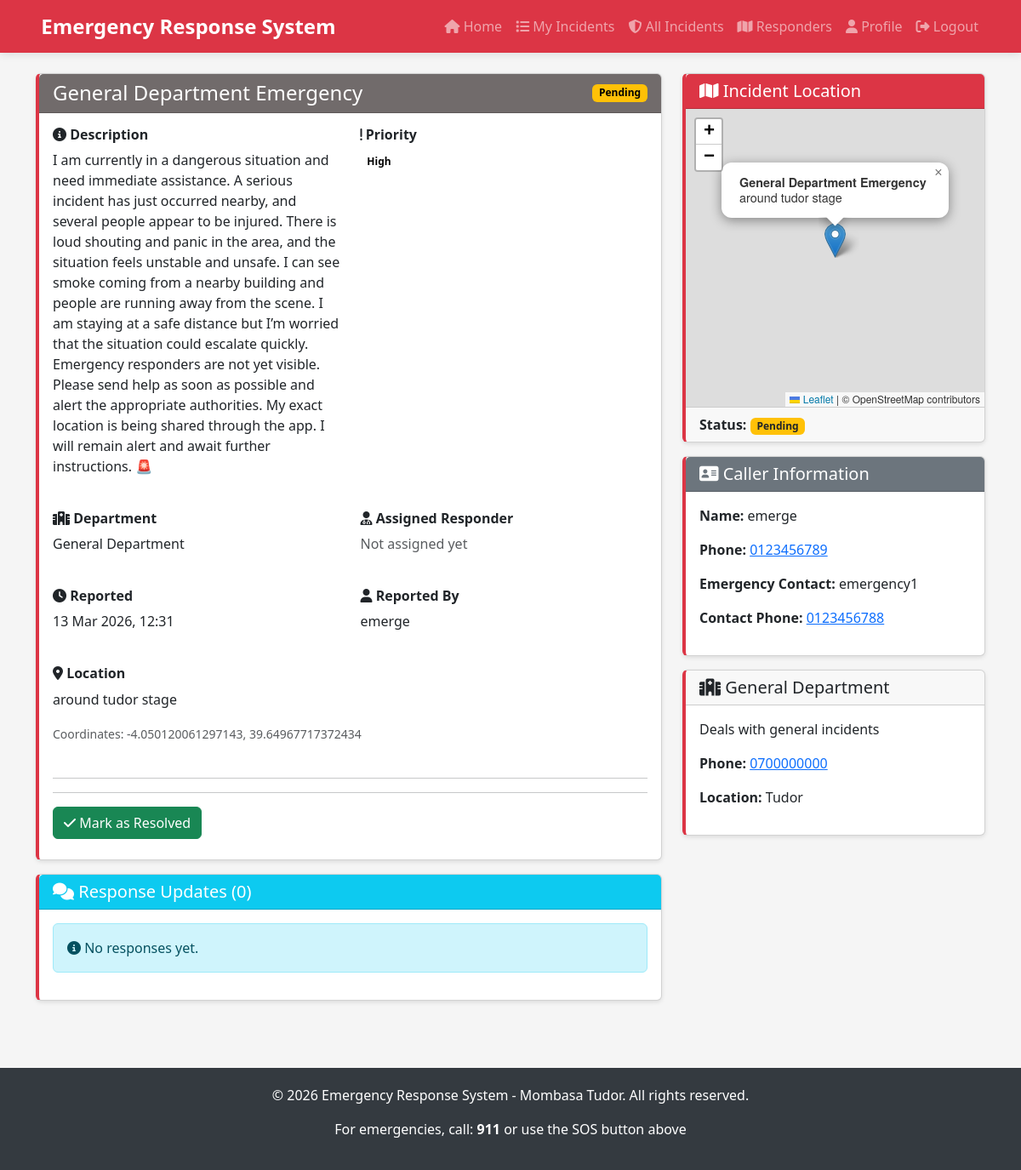
/incident/37/ (signed in), run on the app's committed database.
### emergencyresponse_app/models.py (models this page shows, shortened)
class Incident(models.Model):
    user = models.ForeignKey(Profile, on_delete=models.CASCADE)  # ← use Profile
    department = models.ForeignKey(Department, on_delete=models.SET_NULL, null=True)
    title = models.CharField(max_length=255)
    description = models.TextField(max_length=2000)
    priority = models.CharField(max_length=20, choices=PRIORITY_CHOICES, default='high')
    status = models.CharField(max_length=20, choices=INCIDENT_STATUS_CHOICES, default='pending')
    latitude = models.FloatField(null=True, blank=True)
    longitude = models.FloatField(null=True, blank=True)
    location_name = models.CharField(max_length=255, blank=True, choices=CHUDA_AREA_CHOICES)
    location_description = models.CharField(max_length=255, blank=True)
    assigned_responder = models.ForeignKey(Responder, on_delete=models.SET_NULL, null=True, blank=True)
    created_at = models.DateTimeField(auto_now_add=True)
    updated_at = models.DateTimeField(auto_now=True)
    resolved_at = models.DateTimeField(null=True, blank=True)
    reported_by = models.ForeignKey(User,on_delete=models.SET_NULL,null=True,blank=True)
    class Meta:
        ordering = ['-created_at']

class Department(models.Model):
    name = models.CharField(max_length=100, choices=DEPARTMENT_CHOICES)
    description = models.TextField(blank=True)
    phone_number = models.CharField(max_length=20)
    latitude = models.FloatField(default=-4.0435, null=True, blank=True)  # Mombasa Chuda area
    longitude = models.FloatField(default=39.6682, null=True, blank=True)  # Mombasa Chuda area
    location_name = models.CharField(max_length=255, choices=CHUDA_AREA_CHOICES)
    created_at = models.DateTimeField(auto_now_add=True)
    class Meta:
        verbose_name_plural = 'Departments'

class Profile(models.Model):
    user = models.OneToOneField(User, on_delete=models.CASCADE)
    full_name = models.CharField(max_length=255)
    phone_number = models.CharField(max_length=20)
    location = models.CharField(max_length=100, choices=CHUDA_AREA_CHOICES, default=CHUDA_AREA_CHOICES[0][0])
    emergency_contact_name = models.CharField(max_length=255)
    emergency_contact_phone = models.CharField(max_length=20)

### emergencyresponse_app/views.py (the view)
# urls.py: path('incident/<int:incident_id>/', views.incident_detail, name='incident_detail'),
@login_required
def incident_detail(request, incident_id):
    incident = get_object_or_404(Incident, id=incident_id)
    responses = incident.responses.all()
    context = {
        'incident': incident,
        'responses': responses,
        'can_edit': incident.user.user == request.user,
    }
    return render(request, 'templates/incident_detail.html', context)

### templates/templates/incident_detail.html (shortened to what this page needs)
{% extends 'base.html' %}
{% block content %}
<div class="row">
  <div class="col-md-8">
    <div class="card mb-3">
      <div class="card-header priority-{{ incident.priority }}" style="color: white; background-color: rgb(113, 107, 107);">
        <div class="d-flex justify-content-between align-items-center">
          <h4 class="mb-0">{{ incident.title }}</h4>
          <span class="badge status-{{ incident.status }}">{{ incident.get_status_display }}</span>
        </div>
      </div>
      <div class="card-body">
        <div class="row mb-4">
          <div class="col-md-6">
            <h6><strong><i class="fas fa-info-circle"></i> Description</strong></h6>
            <p>{{ incident.description }}</p>
          </div>
          <div class="col-md-6">
            <h6><strong><i class="fas fa-exclamation"></i> Priority</strong></h6>
            <p>
              <span class="badge priority-{{ incident.priority }}" style="color: black;">
                {{ incident.get_priority_display }}
              </span>
            </p>
          </div>
        </div>
        <div class="row mb-4">
          <div class="col-md-6">
            <h6><strong><i class="fas fa-hospital"></i> Department</strong></h6>
            <p>
              {% if incident.department %}
                {{ incident.department.get_name_display }}
              {% else %}
                <span class="text-muted">Not assigned</span>
              {% endif %}
            </p>
          </div>
          <div class="col-md-6">
            <h6><strong><i class="fas fa-user-md"></i> Assigned Responder</strong></h6>
            <p>
              {% if incident.assigned_responder %}
                {{ incident.assigned_responder.user.get_full_name }}<br>
                <small class="text-muted">{{ incident.assigned_responder.department.get_name_display }}</small>
              {% else %}
                <span class="text-muted">Not assigned yet</span>
              {% endif %}
            </p>
          </div>
        </div>
        <div class="row mb-4">
          <div class="col-md-6">
            <h6><strong><i class="fas fa-clock"></i> Reported</strong></h6>
            <p>{{ incident.created_at|date:"d M Y, H:i" }}</p>
          </div>
          <div class="col-md-6">
            <h6><strong><i class="fas fa-user"></i> Reported By</strong></h6>
            <p>{{ incident.user.user.username }}</p>
          </div>
        </div>
        <div class="row mb-4">
          <div class="col-md-12">
            <h6><strong><i class="fas fa-map-marker-alt"></i> Location</strong></h6>
            <p>{{ incident.location_description }}</p>
            <p class="text-muted"><small>Coordinates: {{ incident.latitude }}, {{ incident.longitude }}</small></p>
          </div>
        </div>
        {% if user.is_staff or incident.user == request.user.profile %}
        <hr />
        <hr />
<div class="row mb-2">
  <div class="col-md-12">
    {% if user.is_staff and incident.status != "resolved" %}
      <a href="{% url 'resolve_incident' incident.id %}" class="btn btn-success">
        <i class="fas fa-check"></i> Mark as Resolved
      </a>
    {% endif %}
  </div>
</div>
        {% endif %}
      </div>
    </div>
    <div class="card">
      <div class="card-header bg-info text-white">
        <h5 class="mb-0"><i class="fas fa-comments"></i> Response Updates ({{ responses.count }})</h5>
      </div>
      <div class="card-body" style="max-height:400px; overflow-y:auto;">
        {% if responses %}
          {% for response in responses %}
            <div class="card mb-2">
              <div class="card-body p-2">
                <div class="d-flex justify-content-between">
                  <div>
                    <strong>{{ response.responder.user.get_full_name }}</strong><br>
                    <small>{{ response.responder.department.get_name_display }}</small>
                  </div>
                  <span class="badge status-{{ response.status }}">{{ response.get_status_display }}</span>
                </div>
                <p class="mb-1">{{ response.notes }}</p>
                <small class="text-muted">Responded at: {{ response.response_time|date:"H:i, d M Y" }}</small>
              </div>
            </div>
          {% endfor %}
        {% else %}
          <div class="alert alert-info">
            <i class="fas fa-info-circle"></i> No responses yet.
          </div>
        {% endif %}
      </div>
    </div>
  </div>
  <div class="col-md-4">
    <div class="card mb-3">
      <div class="card-header bg-danger text-white"><h5 class="mb-0"><i class="fas fa-map"></i> Incident Location</h5></div>
      <div class="card-body p-0">
        <div id="incidentMap" style="height:350px;"></div>
      </div>
      <div class="card-footer">
        <strong>Status:</strong> <span class="badge status-{{ incident.status }} text-dark">{{ incident.get_status_display }} </span>
      </div>
    </div>
    <div class="card mb-3">
      <div class="card-header bg-secondary text-white"><h5 class="mb-0"><i class="fas fa-address-card"></i> Caller Information</h5></div>
      <div class="card-body">
        <p><strong>Name:</strong> {{ incident.user.user.get_username }}</p>
        <p><strong>Phone:</strong> <a href="tel:{{ incident.user.phone_number }}">{{ incident.user.phone_number }}</a></p>
        <p><strong>Emergency Contact:</strong> {{ incident.user.emergency_contact_name }}</p>
        <p><strong>Contact Phone:</strong> <a href="tel:{{ incident.user.emergency_contact_phone }}">{{ incident.user.emergency_contact_phone }}</a></p>
      </div>
    </div>
    {% if incident.department %}
    <div class="card">
      <div class="card-header"><h5 class="mb-0"><i class="fas fa-hospital"></i> {{ incident.department.get_name_display }}</h5></div>
      <div class="card-body">
        <p>{{ incident.department.description }}</p>
        <p><strong>Phone:</strong> <a href="tel:{{ incident.department.phone_number }}">{{ incident.department.phone_number }}</a></p>
        <p><strong>Location:</strong> {{ incident.department.location_name }}</p>
      </div>
    </div>
    {% endif %}
  </div>
</div>
{% endblock %}

### templates/base.html (style rules this page uses)
:root { --primary-color: #dc3545; --emergency-red: #e74c3c; --success-green: #27ae60; --warning-yellow: #f39c12; --info-blue: #3498db; }
body { font-family: "Segoe UI", Tahoma, Geneva, Verdana, sans-serif; background-color: #f5f5f5; }
.card { border-left: 4px solid var(--primary-color); box-shadow: 0 2px 5px rgba(0, 0, 0, 0.1); margin-bottom: 15px; }
.priority-high { color: #dc3545; font-weight: bold; }
.status-pending { background-color: #ffc107; color: black; }

### data on the page
Incident: title "General Department Emergency", status "Pending", description "I am currently in a dangerous situation and need immediate assistance. A serious incident has just occurred nearby, and several people appear to be injured. There is loud shouting and panic in the area, and the situation feels unstable and unsafe. I can see smoke coming from a nearby building and people are running away from the scene. I am staying at a safe distance but I’m worried that the situation could escalate quickly. Emergency responders are not yet visible. Please send help as soon as possible and alert the appropriate authorities. My exact location is being shared through the app. I will remain alert and await further instructions. 🚨", priority "High", department.name "General Department", created_at "13 Mar 2026, 12:31", user.user.username "emerge", location_description "around tudor stage", latitude "-4.050120061297143", longitude "39.64967717372434", count "0", user.user.get_username "emerge", user.phone_number "0123456789", user.emergency_contact_name "emergency1", user.emergency_contact_phone "0123456788", department.description "Deals with general incidents", department.phone_number "0700000000", department.location_name "Tudor"
